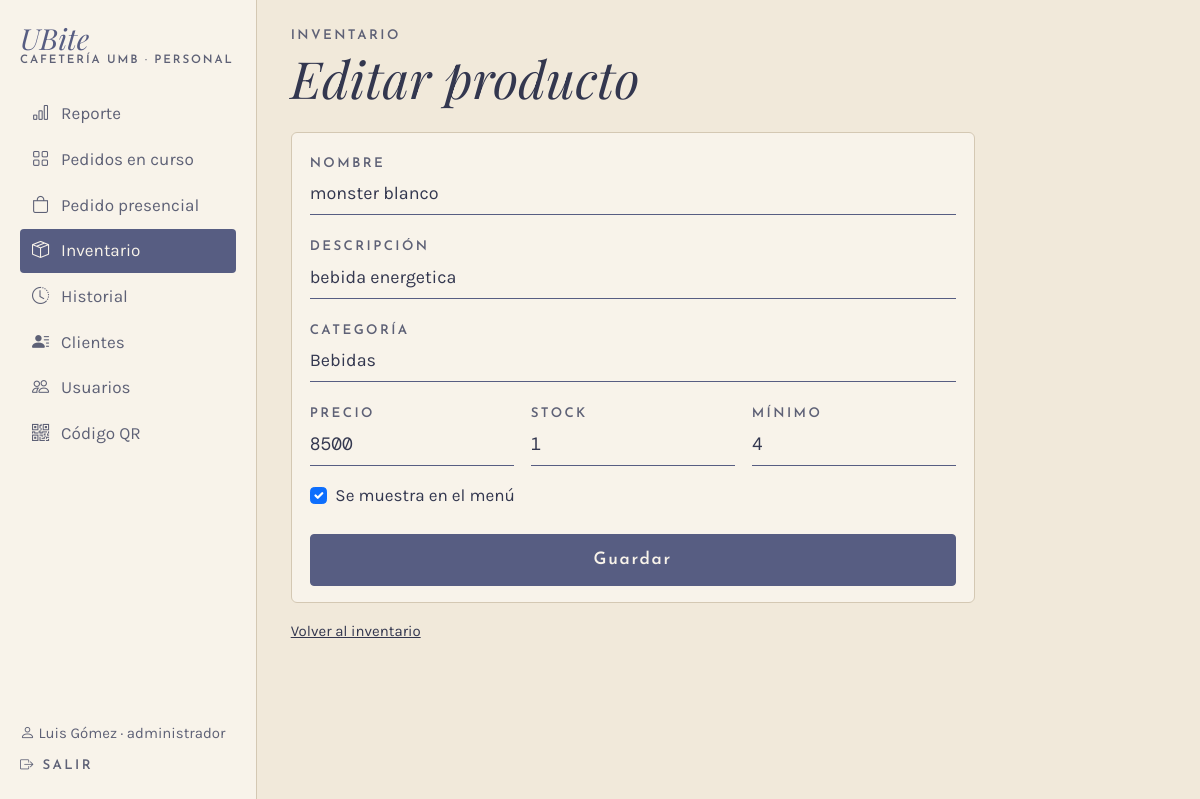
Page /inventario/producto/11 (signed in) on the earlier database version.
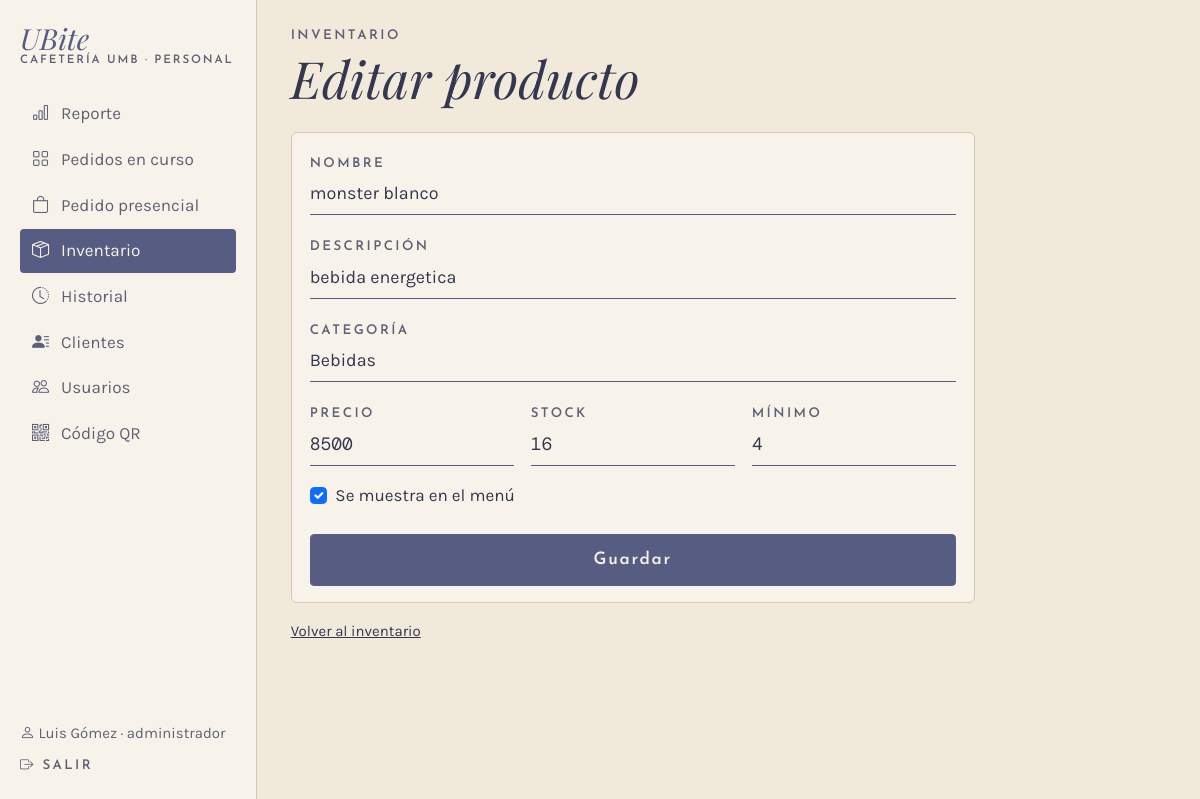
Same page on the later database version.
### app/models.py (models this page shows, shortened)
class Producto(db.Model):
    __tablename__ = "producto"
    __table_args__ = (
        db.CheckConstraint("precio > 0", name="ck_producto_precio"),
        db.CheckConstraint("stock_actual >= 0", name="ck_producto_stock"),
        db.CheckConstraint("stock_minimo >= 0", name="ck_producto_minimo"),
    )
    id_producto = db.Column(db.Integer, primary_key=True, autoincrement=True)
    nombre = db.Column(db.Text, nullable=False)
    descripcion = db.Column(db.Text)
    precio = db.Column(db.Float, nullable=False)
    stock_actual = db.Column(db.Integer, nullable=False, default=0)
    stock_minimo = db.Column(db.Integer, nullable=False, default=0)
    activo = db.Column(db.Boolean, nullable=False, default=True)
    id_categoria = db.Column(db.Integer, db.ForeignKey("categoria.id_categoria"), nullable=False)
    categoria = db.relationship("Categoria", back_populates="productos")

### app/routes/inventario.py (the view, shortened to what this page needs)
@bp.route("/producto/nuevo", methods=["GET", "POST"])
@bp.route("/producto/<int:id_producto>", methods=["GET", "POST"])
@rol_requerido("administrador")
def producto(id_producto=None):
    p = db.session.get(Producto, id_producto) if id_producto else None
    if id_producto and p is None:
        return redirect(url_for("inventario.lista"))
    datos = request.form if request.method == "POST" else None
    return render_template("inventario/producto.html", p=p, datos=datos,
                           categorias=Categoria.query.order_by(Categoria.nombre).all(),
                           es_admin=current_user.rol == "administrador")

### app/__init__.py (called while the page is built)
@login_manager.user_loader
def cargar_usuario(id_usuario):
    from .models import Usuario
    u = db.session.get(Usuario, int(id_usuario))
    return u if u is not None and u.activo else None

### app/database.py (called while the page is built)
@event.listens_for(Engine, "begin")
def _iniciar(conexion):
    conexion.exec_driver_sql("BEGIN IMMEDIATE" if _escritura.get() else "BEGIN")

### app/models.py (called while the page is built)
    @property
    def is_active(self):
        return bool(self.activo)

### app/routes/__init__.py (called while the page is built)
def rol_requerido(*roles):
    def decorador(vista):
        @wraps(vista)
        @login_required
        def envoltura(*args, **kwargs):
            if current_user.rol not in roles:
                abort(403)
            return vista(*args, **kwargs)
        return envoltura
    return decorador

### app/routes/cliente.py (called while the page is built)
@bp.app_context_processor
def datos_carrito():
    carrito = session.get("carrito", {})
    return {"unidades_carrito": sum(carrito.values())}

### app/templates/inventario/producto.html (shortened to what this page needs)
{% extends "caja/_base.html" %}
{% set titulo_barra = "Editar producto" if p else "Nuevo producto" %}
{% set atras = url_for('inventario.lista') %}
{% set d = datos or {} %}
{% macro valor(campo, defecto="") %}{{ d.get(campo) if datos else (p[campo] if p and p[campo] is not none else defecto) }}{% endmacro %}
{% block panel %}
<div class="columna-movil mx-lg-0">
  <p class="etiqueta mb-1">Inventario</p>
  <h1 class="titulo display-5 mb-4 d-none d-lg-block">{{ titulo_barra }}</h1>
  <form method="post" class="tarjeta">
    <label class="etiqueta" for="nombre">Nombre</label>
    <input class="form-control linea-campo mb-3" id="nombre" name="nombre" maxlength="60" value="{{ valor('nombre') }}" required>
    <label class="etiqueta" for="descripcion">Descripción</label>
    <input class="form-control linea-campo mb-3" id="descripcion" name="descripcion" maxlength="80" value="{{ valor('descripcion') }}">
    <label class="etiqueta" for="categoria">Categoría</label>
    <input class="form-control linea-campo mb-3" id="categoria" name="categoria" list="categorias" maxlength="30" required
           value="{{ d.get('categoria') if datos else (p.categoria.nombre if p else '') }}">
    <div class="row g-3 mb-3">
      <div class="col-4">
        <label class="etiqueta" for="precio">Precio</label>
        <input class="form-control linea-campo mono" id="precio" name="precio" type="number" min="50" max="500000" step="50" value="{{ valor('precio')|replace('.0', '') }}" required>
      </div>
      <div class="col-4">
        <label class="etiqueta" for="stock_actual">Stock</label>
        <input class="form-control linea-campo mono" id="stock_actual" name="stock_actual" type="number" min="0" max="9999" value="{{ valor('stock_actual', 0) }}" required>
      </div>
      <div class="col-4">
        <label class="etiqueta" for="stock_minimo">Mínimo</label>
        <input class="form-control linea-campo mono" id="stock_minimo" name="stock_minimo" type="number" min="0" max="9999" value="{{ valor('stock_minimo', 0) }}" required>
      </div>
    </div>
    <div class="form-check mb-4">
      {% set activo = (d.get('activo') == 'si') if datos else (p.activo if p else true) %}
      <input class="form-check-input" type="checkbox" id="activo" name="activo" value="si" {{ 'checked' if activo }}>
      <label class="form-check-label" for="activo">Se muestra en el menú</label>
    </div>
    <button class="btn btn-ubite w-100" type="submit">Guardar</button>
  </form>
  <a class="small d-inline-block mt-3" href="{{ url_for('inventario.lista') }}">Volver al inventario</a>
</div>
{% endblock %}

Differences in the rows shown:
changed Producto "monster blanco": stock_actual "1" → "16"
